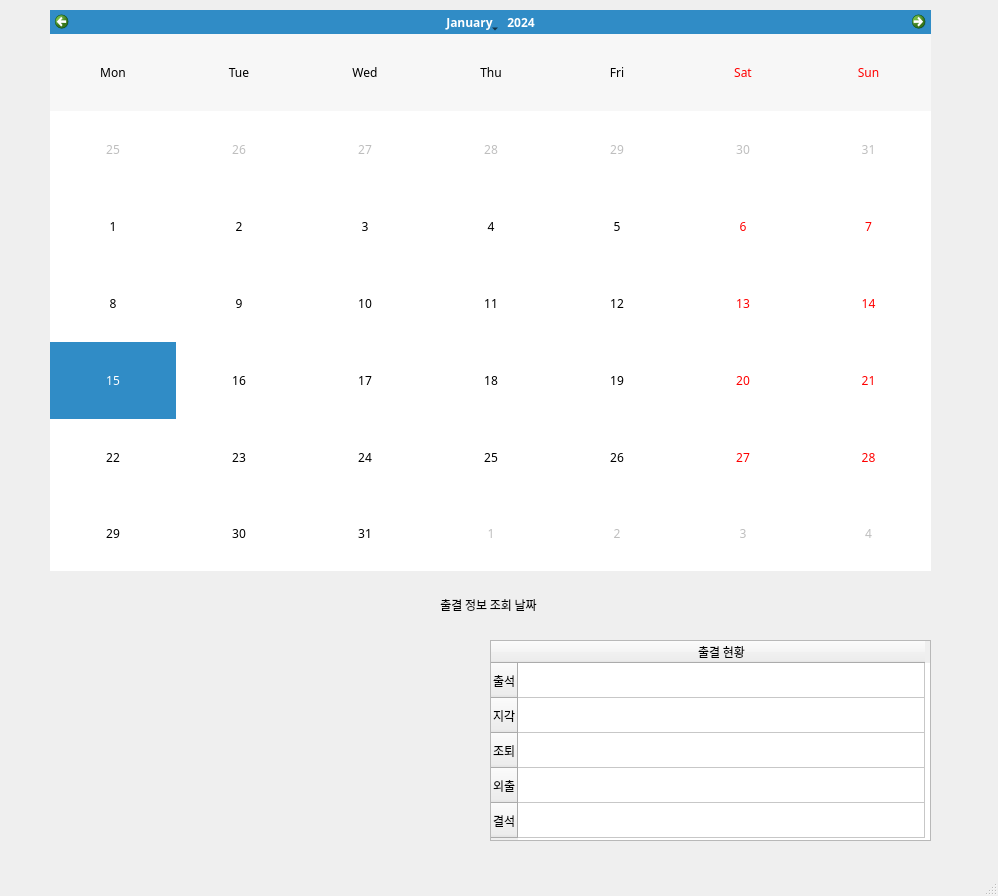
<?xml version="1.0" encoding="UTF-8"?>
<ui version="4.0">
 <class>MainWindow</class>
 <widget class="QMainWindow" name="MainWindow">
  <property name="geometry">
   <rect>
    <x>0</x>
    <y>0</y>
    <width>998</width>
    <height>896</height>
   </rect>
  </property>
  <property name="font">
   <font>
    <family>D2Coding</family>
   </font>
  </property>
  <property name="windowTitle">
   <string>MainWindow</string>
  </property>
  <widget class="QWidget" name="centralwidget">
   <widget class="QCalendarWidget" name="calendarWidget">
    <property name="geometry">
     <rect>
      <x>50</x>
      <y>10</y>
      <width>881</width>
      <height>561</height>
     </rect>
    </property>
    <property name="verticalHeaderFormat">
     <enum>QCalendarWidget::NoVerticalHeader</enum>
    </property>
   </widget>
   <widget class="QLabel" name="label">
    <property name="geometry">
     <rect>
      <x>43</x>
      <y>584</y>
      <width>891</width>
      <height>41</height>
     </rect>
    </property>
    <property name="text">
     <string>출결 정보 조회 날짜</string>
    </property>
    <property name="alignment">
     <set>Qt::AlignCenter</set>
    </property>
   </widget>
   <widget class="QTableWidget" name="tableWidget_2">
    <property name="geometry">
     <rect>
      <x>490</x>
      <y>640</y>
      <width>441</width>
      <height>201</height>
     </rect>
    </property>
    <property name="rowCount">
     <number>5</number>
    </property>
    <property name="columnCount">
     <number>1</number>
    </property>
    <attribute name="horizontalHeaderDefaultSectionSize">
     <number>407</number>
    </attribute>
    <attribute name="horizontalHeaderMinimumSectionSize">
     <number>23</number>
    </attribute>
    <attribute name="verticalHeaderDefaultSectionSize">
     <number>35</number>
    </attribute>
    <row>
     <property name="text">
      <string>출석</string>
     </property>
    </row>
    <row>
     <property name="text">
      <string>지각</string>
     </property>
    </row>
    <row>
     <property name="text">
      <string>조퇴</string>
     </property>
    </row>
    <row>
     <property name="text">
      <string>외출</string>
     </property>
    </row>
    <row>
     <property name="text">
      <string>결석</string>
     </property>
    </row>
    <column>
     <property name="text">
      <string>출결 현황</string>
     </property>
    </column>
   </widget>
   <widget class="QWidget" name="verticalLayoutWidget">
    <property name="geometry">
     <rect>
      <x>40</x>
      <y>620</y>
      <width>431</width>
      <height>231</height>
     </rect>
    </property>
    <layout class="QVBoxLayout" name="verticalLayout">
     <item>
      <widget class="QWidget" name="attendanceGraph" native="true">
       <property name="sizePolicy">
        <sizepolicy hsizetype="Preferred" vsizetype="Preferred">
         <horstretch>0</horstretch>
         <verstretch>0</verstretch>
        </sizepolicy>
       </property>
       <property name="maximumSize">
        <size>
         <width>16777215</width>
         <height>16777215</height>
        </size>
       </property>
      </widget>
     </item>
    </layout>
   </widget>
  </widget>
  <widget class="QMenuBar" name="menubar">
   <property name="geometry">
    <rect>
     <x>0</x>
     <y>0</y>
     <width>998</width>
     <height>21</height>
    </rect>
   </property>
  </widget>
  <widget class="QStatusBar" name="statusbar"/>
 </widget>
 <resources/>
 <connections/>
</ui>
